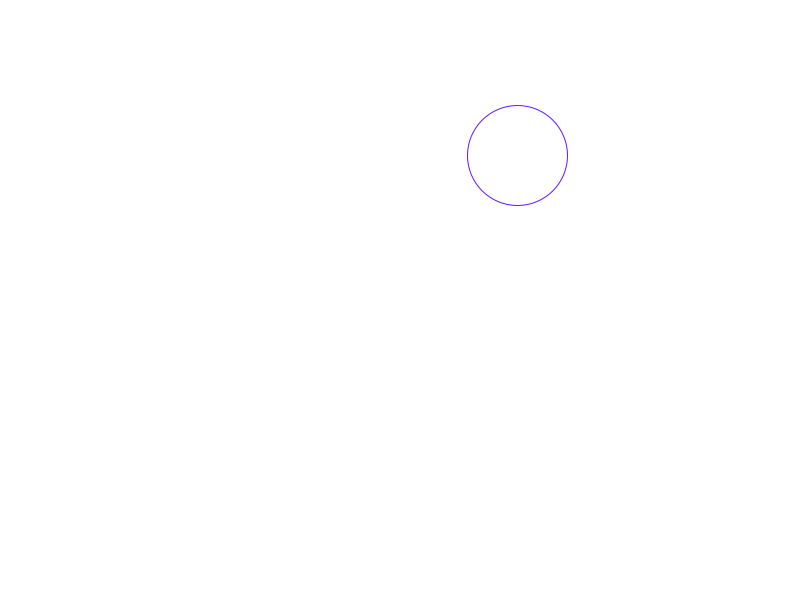
Frame 1 (no input)
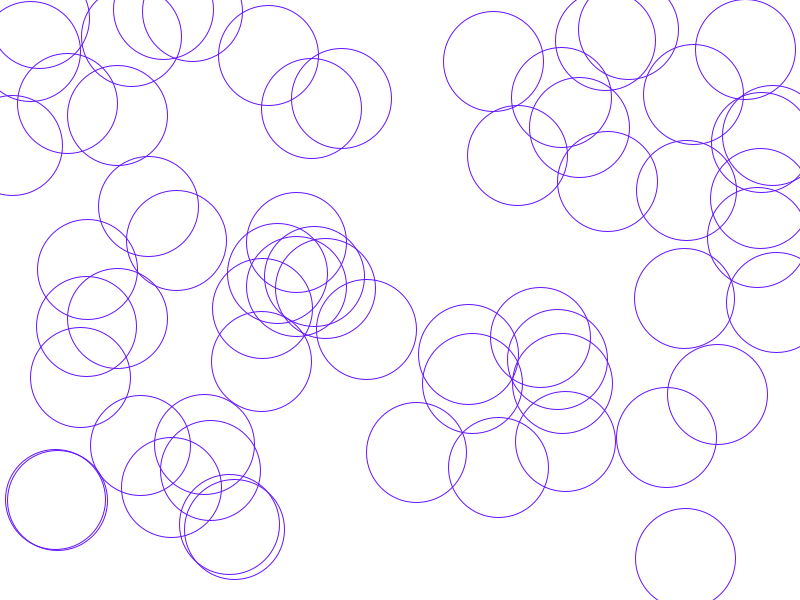
Frame 60 (the mouse pressed at the canvas centre just before this capture)
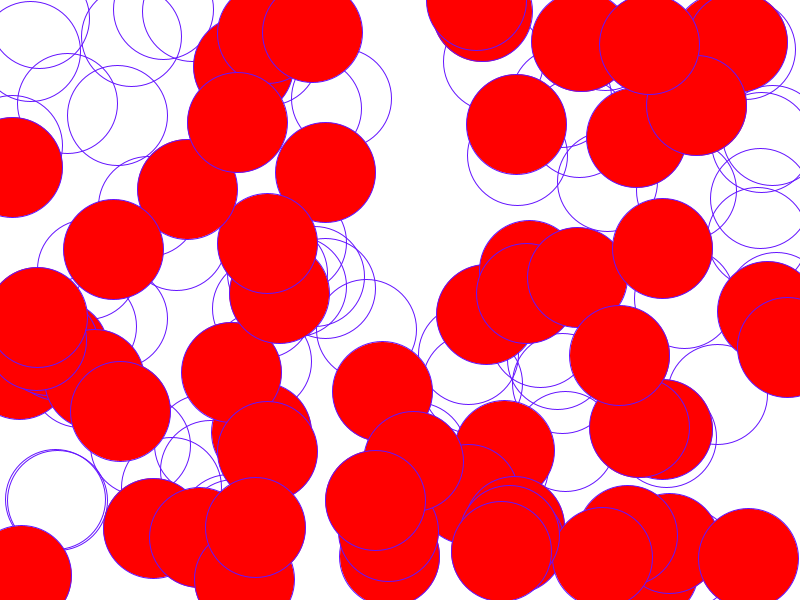
Frame 120 (the mouse held since frame 60 and released just before this capture)

The Processing sketch that drew these frames (run headless with seeded random() and noise(); from frame 60 on, the mouse is pressed at the canvas centre):

// Processing sketch: WMS_BasicVariables
// ── WMS_BasicVariables.pde
// wavemakerstoke
// sketches by ashleyjamesbrown
float xPos;
float yPos;

void setup(){
  size(800,600);
  background(255);
}

void draw(){
  fill(mouseX,0,0,mouseY);
  stroke(100,20,255);
  //noStroke();
  xPos=random(0,800);
  yPos=random(0,600);
  ellipse(xPos,yPos,100,100);
}
